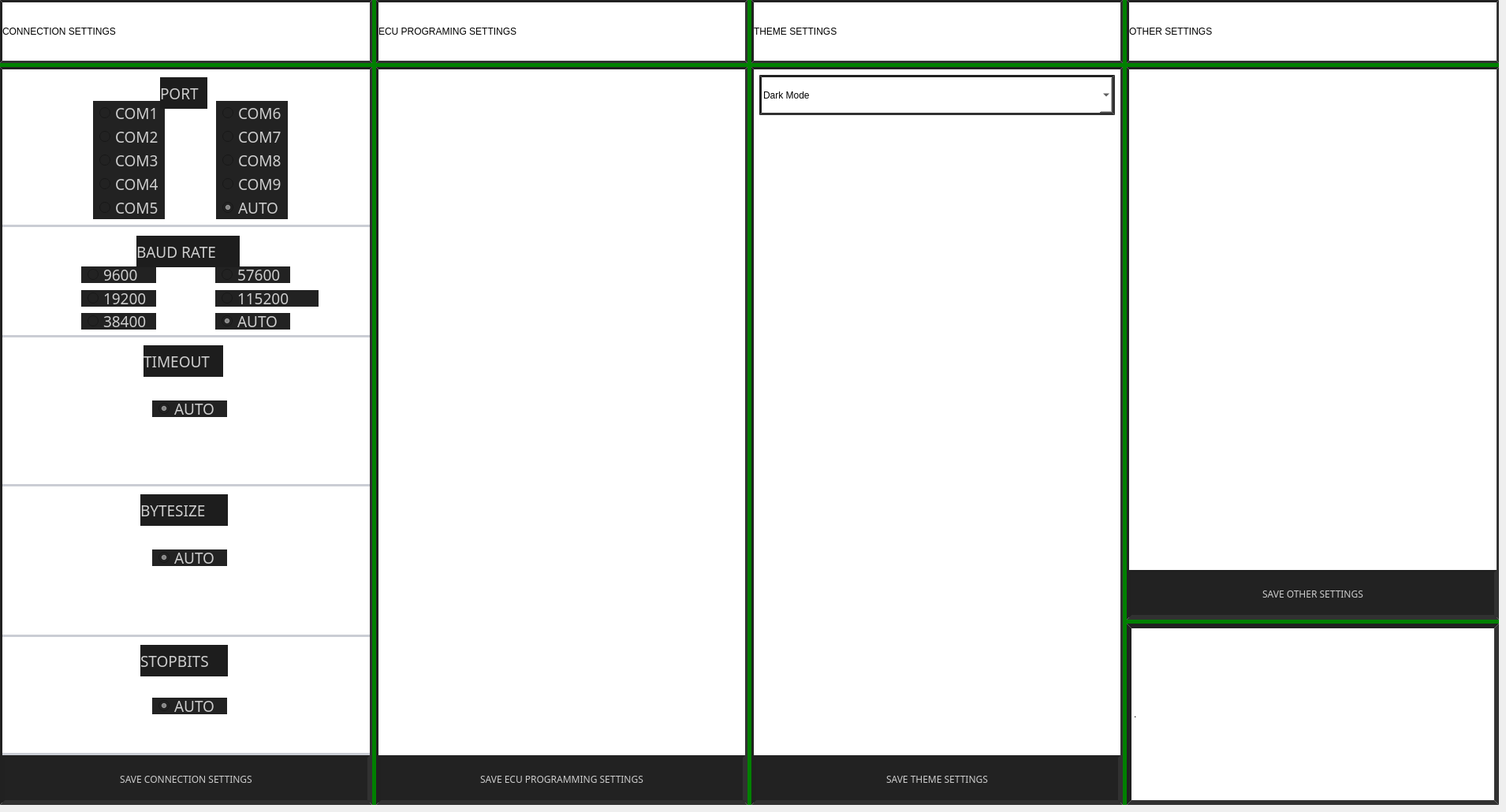
     <widget class="QWidget" name="Settings">
      <widget class="QFrame" name="frame_13">
       <property name="geometry">
        <rect>
         <x>0</x>
         <y>0</y>
         <width>472</width>
         <height>80</height>
        </rect>
       </property>
       <property name="styleSheet">
        <string notr="true">background-color: white;
border: 3px inset; border-color: #212121;</string>
       </property>
       <property name="frameShape">
        <enum>QFrame::StyledPanel</enum>
       </property>
       <property name="frameShadow">
        <enum>QFrame::Raised</enum>
       </property>
       <widget class="QLabel" name="label_9">
        <property name="geometry">
         <rect>
          <x>3</x>
          <y>3</y>
          <width>466</width>
          <height>74</height>
         </rect>
        </property>
        <property name="styleSheet">
         <string notr="true">border: 0px solid; qproperty-alignment: AlignCenter;</string>
        </property>
        <property name="text">
         <string>CONNECTION SETTINGS</string>
        </property>
       </widget>
      </widget>
      <widget class="QFrame" name="frame_14">
       <property name="geometry">
        <rect>
         <x>477</x>
         <y>0</y>
         <width>471</width>
         <height>80</height>
        </rect>
       </property>
       <property name="styleSheet">
        <string notr="true">background-color: white;
border: 3px inset; border-color: #212121;</string>
       </property>
       <property name="frameShape">
        <enum>QFrame::StyledPanel</enum>
       </property>
       <property name="frameShadow">
        <enum>QFrame::Raised</enum>
       </property>
       <widget class="QLabel" name="label_13">
        <property name="geometry">
         <rect>
          <x>3</x>
          <y>3</y>
          <width>465</width>
          <height>74</height>
         </rect>
        </property>
        <property name="styleSheet">
         <string notr="true">border: 0px solid; qproperty-alignment: AlignCenter;</string>
        </property>
        <property name="text">
         <string>ECU PROGRAMING SETTINGS</string>
        </property>
       </widget>
      </widget>
      <widget class="QFrame" name="frame_15">
       <property name="geometry">
        <rect>
         <x>953</x>
         <y>0</y>
         <width>471</width>
         <height>80</height>
        </rect>
       </property>
       <property name="styleSheet">
        <string notr="true">background-color: white;
border: 3px inset; border-color: #212121;</string>
       </property>
       <property name="frameShape">
        <enum>QFrame::StyledPanel</enum>
       </property>
       <property name="frameShadow">
        <enum>QFrame::Raised</enum>
       </property>
       <widget class="QLabel" name="label_14">
        <property name="geometry">
         <rect>
          <x>3</x>
          <y>3</y>
          <width>465</width>
          <height>74</height>
         </rect>
        </property>
        <property name="styleSheet">
         <string notr="true">border: 0px solid; qproperty-alignment: AlignCenter;</string>
        </property>
        <property name="text">
         <string>THEME SETTINGS</string>
        </property>
       </widget>
      </widget>
      <widget class="QFrame" name="frame_16">
       <property name="geometry">
        <rect>
         <x>1429</x>
         <y>0</y>
         <width>472</width>
         <height>80</height>
        </rect>
       </property>
       <property name="styleSheet">
        <string notr="true">background-color: white;
border: 3px inset; border-color: #212121;</string>
       </property>
       <property name="frameShape">
        <enum>QFrame::StyledPanel</enum>
       </property>
       <property name="frameShadow">
        <enum>QFrame::Raised</enum>
       </property>
       <widget class="QLabel" name="label_15">
        <property name="geometry">
         <rect>
          <x>3</x>
          <y>3</y>
          <width>466</width>
          <height>74</height>
         </rect>
        </property>
        <property name="styleSheet">
         <string notr="true">border: 0px solid; qproperty-alignment: AlignCenter;</string>
        </property>
        <property name="text">
         <string>OTHER SETTINGS</string>
        </property>
       </widget>
      </widget>
      <widget class="Line" name="line_2">
       <property name="geometry">
        <rect>
         <x>472</x>
         <y>0</y>
         <width>5</width>
         <height>1021</height>
        </rect>
       </property>
       <property name="styleSheet">
        <string notr="true">background-color: green;
color: green;</string>
       </property>
       <property name="frameShadow">
        <enum>QFrame::Plain</enum>
       </property>
       <property name="lineWidth">
        <number>5</number>
       </property>
       <property name="orientation">
        <enum>Qt::Vertical</enum>
       </property>
      </widget>
      <widget class="Line" name="line_24">
       <property name="geometry">
        <rect>
         <x>948</x>
         <y>0</y>
         <width>5</width>
         <height>1021</height>
        </rect>
       </property>
       <property name="styleSheet">
        <string notr="true">background-color: green;
color: green;</string>
       </property>
       <property name="frameShadow">
        <enum>QFrame::Plain</enum>
       </property>
       <property name="lineWidth">
        <number>5</number>
       </property>
       <property name="orientation">
        <enum>Qt::Vertical</enum>
       </property>
      </widget>
      <widget class="Line" name="line_25">
       <property name="geometry">
        <rect>
         <x>1424</x>
         <y>0</y>
         <width>5</width>
         <height>1021</height>
        </rect>
       </property>
       <property name="styleSheet">
        <string notr="true">background-color: green;
color: green;</string>
       </property>
       <property name="frameShadow">
        <enum>QFrame::Plain</enum>
       </property>
       <property name="lineWidth">
        <number>5</number>
       </property>
       <property name="orientation">
        <enum>Qt::Vertical</enum>
       </property>
      </widget>
      <widget class="Line" name="line_26">
       <property name="geometry">
        <rect>
         <x>0</x>
         <y>80</y>
         <width>1901</width>
         <height>5</height>
        </rect>
       </property>
       <property name="styleSheet">
        <string notr="true">background-color:green; color:green;</string>
       </property>
       <property name="frameShadow">
        <enum>QFrame::Plain</enum>
       </property>
       <property name="lineWidth">
        <number>5</number>
       </property>
       <property name="orientation">
        <enum>Qt::Horizontal</enum>
       </property>
      </widget>
      <widget class="QFrame" name="frame_17">
       <property name="geometry">
        <rect>
         <x>0</x>
         <y>85</y>
         <width>472</width>
         <height>936</height>
        </rect>
       </property>
       <property name="styleSheet">
        <string notr="true">background-color: white;
border: 3px inset; border-color: #212121;</string>
       </property>
       <property name="frameShape">
        <enum>QFrame::StyledPanel</enum>
       </property>
       <property name="frameShadow">
        <enum>QFrame::Raised</enum>
       </property>
       <widget class="QPushButton" name="pushButton_2">
        <property name="geometry">
         <rect>
          <x>3</x>
          <y>873</y>
          <width>466</width>
          <height>60</height>
         </rect>
        </property>
        <property name="styleSheet">
         <string notr="true">color: #cdcdcd; font-family: Archivo; background-color: #222222;</string>
        </property>
        <property name="text">
         <string>SAVE CONNECTION SETTINGS</string>
        </property>
       </widget>
       <widget class="QWidget" name="widget" native="true">
        <property name="geometry">
         <rect>
          <x>3</x>
          <y>3</y>
          <width>466</width>
          <height>200</height>
         </rect>
        </property>
        <property name="styleSheet">
         <string notr="true">border: 0px solid; border-bottom: 3px outset; border-color: #cacdd4; background-color: none;</string>
        </property>
        <widget class="QRadioButton" name="radioButton">
         <property name="geometry">
          <rect>
           <x>115</x>
           <y>40</y>
           <width>91</width>
           <height>30</height>
          </rect>
         </property>
         <property name="styleSheet">
          <string notr="true">padding-left: 8px; color: #cdcdcd; font-family: Archivo; font-size: 14pt; background-color: #222222; border: 0px solid;</string>
         </property>
         <property name="text">
          <string>COM1</string>
         </property>
        </widget>
        <widget class="QRadioButton" name="radioButton_2">
         <property name="geometry">
          <rect>
           <x>115</x>
           <y>70</y>
           <width>91</width>
           <height>30</height>
          </rect>
         </property>
         <property name="styleSheet">
          <string notr="true">padding-left: 8px; color: #cdcdcd; font-family: Archivo; font-size: 14pt; background-color: #222222; border: 0px solid;</string>
         </property>
         <property name="text">
          <string>COM2</string>
         </property>
        </widget>
        <widget class="QRadioButton" name="radioButton_3">
         <property name="geometry">
          <rect>
           <x>115</x>
           <y>100</y>
           <width>91</width>
           <height>30</height>
          </rect>
         </property>
         <property name="styleSheet">
          <string notr="true">padding-left: 8px; color: #cdcdcd; font-family: Archivo; font-size: 14pt; background-color: #222222; border: 0px solid;</string>
         </property>
         <property name="text">
          <string>COM3</string>
         </property>
        </widget>
        <widget class="QRadioButton" name="radioButton_4">
         <property name="geometry">
          <rect>
           <x>115</x>
           <y>130</y>
           <width>91</width>
           <height>30</height>
          </rect>
         </property>
         <property name="styleSheet">
          <string notr="true">padding-left: 8px; color: #cdcdcd; font-family: Archivo; font-size: 14pt; background-color: #222222; border: 0px solid;</string>
         </property>
         <property name="text">
          <string>COM4</string>
         </property>
        </widget>
        <widget class="QRadioButton" name="radioButton_5">
         <property name="geometry">
          <rect>
           <x>115</x>
           <y>160</y>
           <width>91</width>
           <height>30</height>
          </rect>
         </property>
         <property name="styleSheet">
          <string notr="true">padding-left: 8px; color: #cdcdcd; font-family: Archivo; font-size: 14pt; background-color: #222222; border: 0px solid;</string>
         </property>
         <property name="text">
          <string>COM5</string>
         </property>
        </widget>
        <widget class="QRadioButton" name="radioButton_6">
         <property name="geometry">
          <rect>
           <x>271</x>
           <y>40</y>
           <width>91</width>
           <height>30</height>
          </rect>
         </property>
         <property name="styleSheet">
          <string notr="true">padding-left: 8px; color: #cdcdcd; font-family: Archivo; font-size: 14pt; background-color: #222222; border: 0px solid;</string>
         </property>
         <property name="text">
          <string>COM6</string>
         </property>
        </widget>
        <widget class="QRadioButton" name="radioButton_7">
         <property name="geometry">
          <rect>
           <x>271</x>
           <y>70</y>
           <width>91</width>
           <height>30</height>
          </rect>
         </property>
         <property name="styleSheet">
          <string notr="true">padding-left: 8px; color: #cdcdcd; font-family: Archivo; font-size: 14pt; background-color: #222222; border: 0px solid;</string>
         </property>
         <property name="text">
          <string>COM7</string>
         </property>
        </widget>
        <widget class="QRadioButton" name="radioButton_8">
         <property name="geometry">
          <rect>
           <x>271</x>
           <y>100</y>
           <width>91</width>
           <height>30</height>
          </rect>
         </property>
         <property name="styleSheet">
          <string notr="true">padding-left: 8px; color: #cdcdcd; font-family: Archivo; font-size: 14pt; background-color: #222222; border: 0px solid;</string>
         </property>
         <property name="text">
          <string>COM8</string>
         </property>
        </widget>
        <widget class="QRadioButton" name="radioButton_9">
         <property name="geometry">
          <rect>
           <x>271</x>
           <y>130</y>
           <width>91</width>
           <height>30</height>
          </rect>
         </property>
         <property name="styleSheet">
          <string notr="true">padding-left: 8px; color: #cdcdcd; font-family: Archivo; font-size: 14pt; background-color: #222222; border: 0px solid;</string>
         </property>
         <property name="text">
          <string>COM9</string>
         </property>
        </widget>
        <widget class="QRadioButton" name="radioButton_10">
         <property name="geometry">
          <rect>
           <x>271</x>
           <y>160</y>
           <width>91</width>
           <height>30</height>
          </rect>
         </property>
         <property name="font">
          <font>
           <family>Archivo</family>
           <pointsize>14</pointsize>
          </font>
         </property>
         <property name="styleSheet">
          <string notr="true">padding-left: 8px; color: #cdcdcd; font-family: Archivo; font-size: 14pt; background-color: #222222; border: 0px solid;</string>
         </property>
         <property name="text">
          <string>AUTO</string>
         </property>
         <property name="checked">
          <bool>true</bool>
         </property>
        </widget>
        <widget class="QLabel" name="label_16">
         <property name="geometry">
          <rect>
           <x>200</x>
           <y>10</y>
           <width>60</width>
           <height>40</height>
          </rect>
         </property>
         <property name="styleSheet">
          <string notr="true">background-color: #1d1d1d; color: #cdcdcd; font-family: Archivo; font-size: 14pt; border: 0px solid; qproperty-alignment: AlignCenter;</string>
         </property>
         <property name="text">
          <string>PORT</string>
         </property>
        </widget>
       </widget>
       <widget class="QWidget" name="widget_3" native="true">
        <property name="geometry">
         <rect>
          <x>3</x>
          <y>203</y>
          <width>466</width>
          <height>140</height>
         </rect>
        </property>
        <property name="styleSheet">
         <string notr="true">border: 0px solid; border-bottom: 3px outset; border-color: #cacdd4; background-color: none;</string>
        </property>
        <widget class="QRadioButton" name="radioButton_11">
         <property name="geometry">
          <rect>
           <x>100</x>
           <y>50</y>
           <width>95</width>
           <height>21</height>
          </rect>
         </property>
         <property name="styleSheet">
          <string notr="true">padding-left: 8px; color: #cdcdcd; font-family: Archivo; font-size: 14pt; background-color: #222222; border: 0px solid;</string>
         </property>
         <property name="text">
          <string>9600</string>
         </property>
        </widget>
        <widget class="QRadioButton" name="radioButton_12">
         <property name="geometry">
          <rect>
           <x>100</x>
           <y>80</y>
           <width>95</width>
           <height>21</height>
          </rect>
         </property>
         <property name="styleSheet">
          <string notr="true">padding-left: 8px; color: #cdcdcd; font-family: Archivo; font-size: 14pt; background-color: #222222; border: 0px solid;</string>
         </property>
         <property name="text">
          <string>19200</string>
         </property>
        </widget>
        <widget class="QRadioButton" name="radioButton_13">
         <property name="geometry">
          <rect>
           <x>100</x>
           <y>109</y>
           <width>95</width>
           <height>21</height>
          </rect>
         </property>
         <property name="styleSheet">
          <string notr="true">padding-left: 8px; color: #cdcdcd; font-family: Archivo; font-size: 14pt; background-color: #222222; border: 0px solid;</string>
         </property>
         <property name="text">
          <string>38400</string>
         </property>
        </widget>
        <widget class="QRadioButton" name="radioButton_14">
         <property name="geometry">
          <rect>
           <x>270</x>
           <y>50</y>
           <width>95</width>
           <height>21</height>
          </rect>
         </property>
         <property name="styleSheet">
          <string notr="true">padding-left: 8px; color: #cdcdcd; font-family: Archivo; font-size: 14pt; background-color: #222222; border: 0px solid;</string>
         </property>
         <property name="text">
          <string>57600</string>
         </property>
        </widget>
        <widget class="QRadioButton" name="radioButton_15">
         <property name="geometry">
          <rect>
           <x>270</x>
           <y>80</y>
           <width>131</width>
           <height>21</height>
          </rect>
         </property>
         <property name="styleSheet">
          <string notr="true">padding-left: 8px; color: #cdcdcd; font-family: Archivo; font-size: 14pt; background-color: #222222; border: 0px solid;</string>
         </property>
         <property name="text">
          <string>115200</string>
         </property>
        </widget>
        <widget class="QRadioButton" name="radioButton_16">
         <property name="geometry">
          <rect>
           <x>270</x>
           <y>109</y>
           <width>95</width>
           <height>21</height>
          </rect>
         </property>
         <property name="styleSheet">
          <string notr="true">padding-left: 8px; color: #cdcdcd; font-family: Archivo; font-size: 14pt; background-color: #222222; border: 0px solid;</string>
         </property>
         <property name="text">
          <string>AUTO</string>
         </property>
         <property name="checked">
          <bool>true</bool>
         </property>
        </widget>
        <widget class="QLabel" name="label_17">
         <property name="geometry">
          <rect>
           <x>170</x>
           <y>11</y>
           <width>131</width>
           <height>40</height>
          </rect>
         </property>
         <property name="autoFillBackground">
          <bool>false</bool>
         </property>
         <property name="styleSheet">
          <string notr="true">background-color: #1d1d1d; color: #cdcdcd; font-family: Archivo; font-size: 14pt; border: 0px solid; qproperty-alignment: AlignCenter;</string>
         </property>
         <property name="text">
          <string>BAUD RATE</string>
         </property>
        </widget>
       </widget>
       <widget class="QWidget" name="widget_4" native="true">
        <property name="geometry">
         <rect>
          <x>3</x>
          <y>343</y>
          <width>466</width>
          <height>189</height>
         </rect>
        </property>
        <property name="styleSheet">
         <string notr="true">border: 0px solid; border-bottom: 3px outset; border-color: #cacdd4; background-color: none;</string>
        </property>
        <widget class="QLabel" name="label_18">
         <property name="geometry">
          <rect>
           <x>179</x>
           <y>10</y>
           <width>101</width>
           <height>40</height>
          </rect>
         </property>
         <property name="styleSheet">
          <string notr="true">background-color: #1d1d1d; color: #cdcdcd; font-family: Archivo; font-size: 14pt; border: 0px solid; qproperty-alignment: AlignCenter;</string>
         </property>
         <property name="text">
          <string>TIMEOUT</string>
         </property>
        </widget>
        <widget class="QRadioButton" name="radioButton_17">
         <property name="geometry">
          <rect>
           <x>190</x>
           <y>80</y>
           <width>95</width>
           <height>21</height>
          </rect>
         </property>
         <property name="styleSheet">
          <string notr="true">padding-left: 8px; color: #cdcdcd; font-family: Archivo; font-size: 14pt; background-color: #222222; border: 0px solid;</string>
         </property>
         <property name="text">
          <string>AUTO</string>
         </property>
         <property name="checked">
          <bool>true</bool>
         </property>
        </widget>
       </widget>
       <widget class="QWidget" name="widget_5" native="true">
        <property name="geometry">
         <rect>
          <x>3</x>
          <y>532</y>
          <width>466</width>
          <height>191</height>
         </rect>
        </property>
        <property name="styleSheet">
         <string notr="true">border: 0px solid; border-bottom: 3px outset; border-color: #cacdd4; background-color: none;</string>
        </property>
        <widget class="QLabel" name="label_19">
         <property name="geometry">
          <rect>
           <x>175</x>
           <y>10</y>
           <width>111</width>
           <height>40</height>
          </rect>
         </property>
         <property name="styleSheet">
          <string notr="true">background-color: #1d1d1d; color: #cdcdcd; font-family: Archivo; font-size: 14pt; border: 0px solid; qproperty-alignment: AlignCenter;</string>
         </property>
         <property name="text">
          <string>BYTESIZE</string>
         </property>
        </widget>
        <widget class="QRadioButton" name="radioButton_18">
         <property name="geometry">
          <rect>
           <x>190</x>
           <y>80</y>
           <width>95</width>
           <height>21</height>
          </rect>
         </property>
         <property name="styleSheet">
          <string notr="true">padding-left: 8px; color: #cdcdcd; font-family: Archivo; font-size: 14pt; background-color: #222222; border: 0px solid;</string>
         </property>
         <property name="text">
          <string>AUTO</string>
         </property>
         <property name="checked">
          <bool>true</bool>
         </property>
        </widget>
       </widget>
       <widget class="QWidget" name="widget_6" native="true">
        <property name="geometry">
         <rect>
          <x>3</x>
          <y>720</y>
          <width>466</width>
          <height>153</height>
         </rect>
        </property>
        <property name="styleSheet">
         <string notr="true">border: 0px solid; border-bottom: 3px outset; border-color: #cacdd4; background-color: none;</string>
        </property>
        <widget class="QLabel" name="label_20">
         <property name="geometry">
          <rect>
           <x>175</x>
           <y>13</y>
           <width>111</width>
           <height>40</height>
          </rect>
         </property>
         <property name="styleSheet">
          <string notr="true">background-color: #1d1d1d; color: #cdcdcd; font-family: Archivo; font-size: 14pt; border: 0px solid; qproperty-alignment: AlignCenter;</string>
         </property>
         <property name="text">
          <string>STOPBITS</string>
         </property>
        </widget>
        <widget class="QRadioButton" name="radioButton_19">
         <property name="geometry">
          <rect>
           <x>190</x>
           <y>80</y>
           <width>95</width>
           <height>21</height>
          </rect>
         </property>
         <property name="styleSheet">
          <string notr="true">padding-left: 8px; color: #cdcdcd; font-family: Archivo; font-size: 14pt; background-color: #222222; border: 0px solid;</string>
         </property>
         <property name="text">
          <string>AUTO</string>
         </property>
         <property name="checked">
          <bool>true</bool>
         </property>
        </widget>
       </widget>
      </widget>
      <widget class="QFrame" name="frame_18">
       <property name="geometry">
        <rect>
         <x>477</x>
         <y>85</y>
         <width>471</width>
         <height>936</height>
        </rect>
       </property>
       <property name="styleSheet">
        <string notr="true">background-color: white;
border: 3px inset; border-color: #212121;</string>
       </property>
       <property name="frameShape">
        <enum>QFrame::StyledPanel</enum>
       </property>
       <property name="frameShadow">
        <enum>QFrame::Raised</enum>
       </property>
       <widget class="QPushButton" name="pushButton">
        <property name="geometry">
         <rect>
          <x>3</x>
          <y>873</y>
          <width>465</width>
          <height>60</height>
         </rect>
        </property>
        <property name="styleSheet">
         <string notr="true">color: #cdcdcd; font-family: Archivo; background-color: #222222;</string>
        </property>
        <property name="text">
         <string>SAVE ECU PROGRAMMING SETTINGS</string>
        </property>
       </widget>
      </widget>
      <widget class="QFrame" name="frame_19">
       <property name="geometry">
        <rect>
         <x>953</x>
         <y>85</y>
         <width>471</width>
         <height>936</height>
        </rect>
       </property>
       <property name="styleSheet">
        <string notr="true">background-color: white;
border: 3px inset; border-color: #212121;</string>
       </property>
       <property name="frameShape">
        <enum>QFrame::StyledPanel</enum>
       </property>
       <property name="frameShadow">
        <enum>QFrame::Raised</enum>
       </property>
       <widget class="QComboBox" name="LIGHTORDARK">
        <property name="geometry">
         <rect>
          <x>10</x>
          <y>10</y>
          <width>451</width>
          <height>51</height>
         </rect>
        </property>
        <property name="styleSheet">
         <string notr="true"/>
        </property>
        <item>
         <property name="text">
          <string>Dark Mode</string>
         </property>
        </item>
        <item>
         <property name="text">
          <string>Light Mode</string>
         </property>
        </item>
       </widget>
       <widget class="QPushButton" name="updateprogramthemeBUTTON">
        <property name="geometry">
         <rect>
          <x>3</x>
          <y>873</y>
          <width>465</width>
          <height>60</height>
         </rect>
        </property>
        <property name="styleSheet">
         <string notr="true">color: #cdcdcd; font-family: Archivo; background-color: #222222;</string>
        </property>
        <property name="text">
         <string>SAVE THEME SETTINGS</string>
        </property>
       </widget>
      </widget>
      <widget class="QFrame" name="frame_20">
       <property name="geometry">
        <rect>
         <x>1429</x>
         <y>85</y>
         <width>472</width>
         <height>701</height>
        </rect>
       </property>
       <property name="styleSheet">
        <string notr="true">background-color: white;
border: 3px inset; border-color: #212121;</string>
       </property>
       <property name="frameShape">
        <enum>QFrame::StyledPanel</enum>
       </property>
       <property name="frameShadow">
        <enum>QFrame::Raised</enum>
       </property>
       <widget class="QPushButton" name="pushButton_6">
        <property name="geometry">
         <rect>
          <x>3</x>
          <y>638</y>
          <width>466</width>
          <height>60</height>
         </rect>
        </property>
        <property name="styleSheet">
         <string notr="true">color: #cdcdcd; font-family: Archivo; background-color: #222222;</string>
        </property>
        <property name="text">
         <string>SAVE OTHER SETTINGS</string>
        </property>
       </widget>
      </widget>
      <widget class="Line" name="line_27">
       <property name="geometry">
        <rect>
         <x>1429</x>
         <y>786</y>
         <width>472</width>
         <height>5</height>
        </rect>
       </property>
       <property name="styleSheet">
        <string notr="true">background-color:green; color:green;</string>
       </property>
       <property name="frameShadow">
        <enum>QFrame::Plain</enum>
       </property>
       <property name="lineWidth">
        <number>5</number>
       </property>
       <property name="orientation">
        <enum>Qt::Horizontal</enum>
       </property>
      </widget>
      <widget class="QFrame" name="frame_21">
       <property name="geometry">
        <rect>
         <x>1429</x>
         <y>791</y>
         <width>472</width>
         <height>230</height>
        </rect>
       </property>
       <property name="styleSheet">
        <string notr="true">background-color: white;
border: 3px inset; border-color: #212121;</string>
       </property>
       <property name="frameShape">
        <enum>QFrame::StyledPanel</enum>
       </property>
       <property name="frameShadow">
        <enum>QFrame::Raised</enum>
       </property>
       <widget class="QLabel" name="label_22">
        <property name="geometry">
         <rect>
          <x>3</x>
          <y>3</y>
          <width>466</width>
          <height>224</height>
         </rect>
        </property>
        <property name="text">
         <string>.</string>
        </property>
       </widget>
      </widget>
      <zorder>line_2</zorder>
      <zorder>frame_13</zorder>
      <zorder>line_24</zorder>
      <zorder>frame_14</zorder>
      <zorder>line_25</zorder>
      <zorder>frame_15</zorder>
      <zorder>frame_16</zorder>
      <zorder>line_26</zorder>
      <zorder>frame_17</zorder>
      <zorder>frame_18</zorder>
      <zorder>frame_19</zorder>
      <zorder>line_27</zorder>
      <zorder>frame_20</zorder>
      <zorder>frame_21</zorder>
     </widget>
